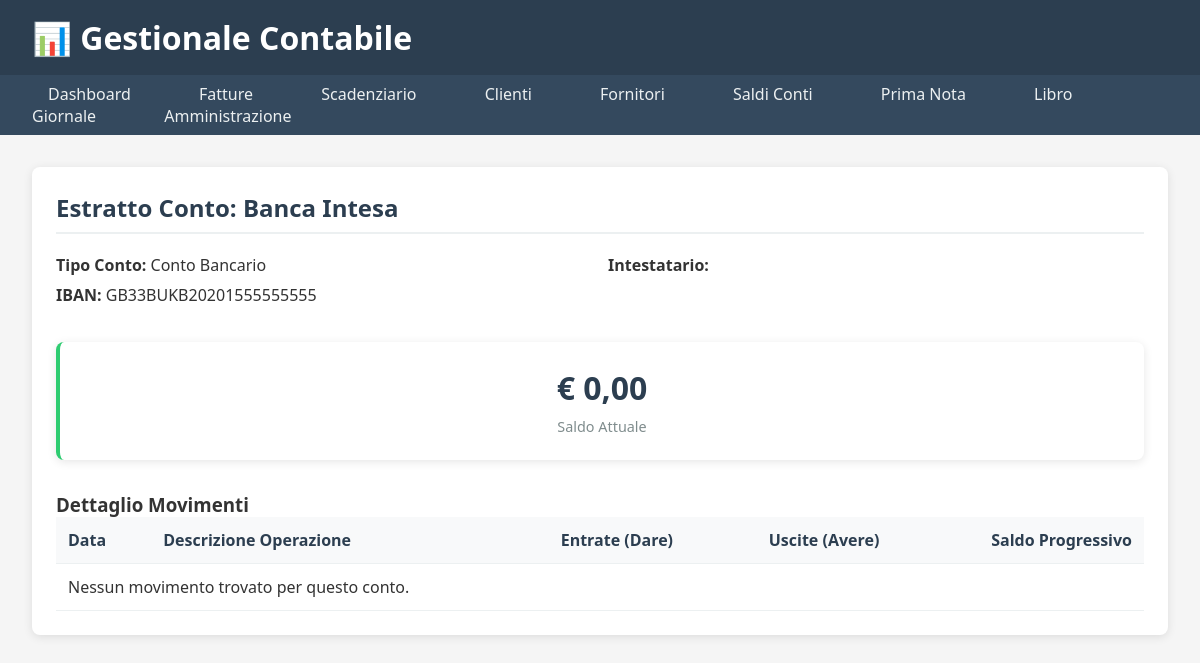
Page /tesoreria/estratto-conto/2/ on the earlier database version.
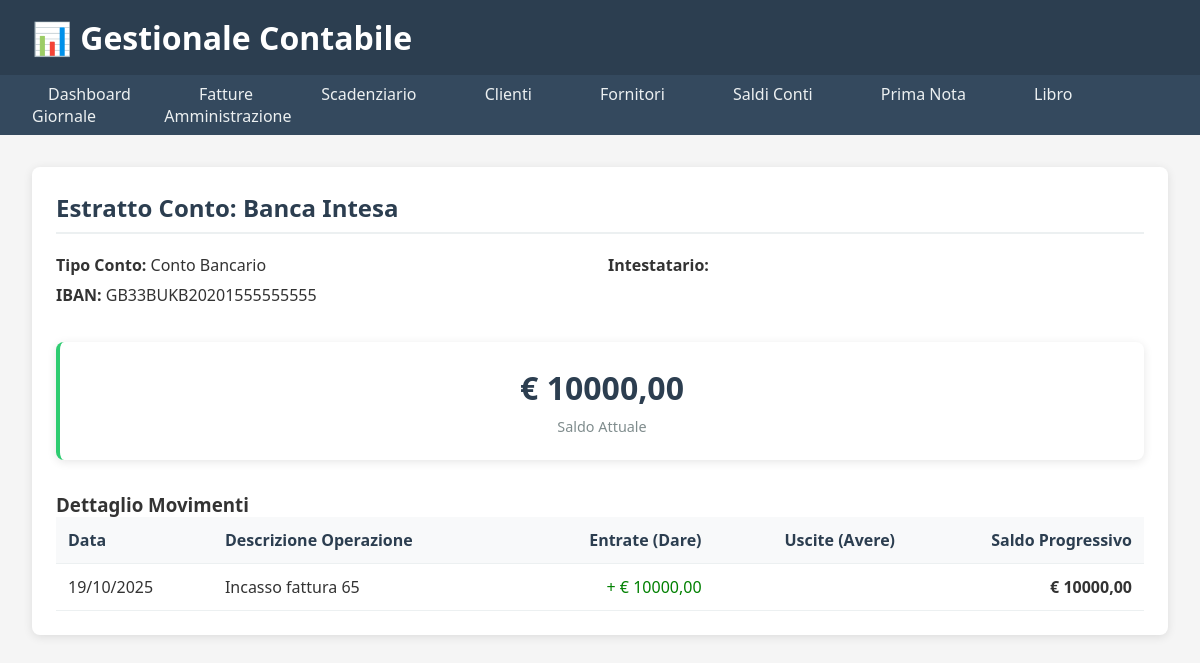
Same page on the later database version.
### tesoreria/models.py (models this page shows, shortened)
class ContoBancario(models.Model):
    TIPO_CONTO = [
        ('bancario', 'Conto Bancario'),
        ('cassa', 'Cassa'),
        ('paypal', 'PayPal/Conto Online'),
        ('altro', 'Altro'),
    ]
    nome = models.CharField(
        max_length=100,
        verbose_name="Nome Conto",
        help_text="Nome identificativo del conto (es: Banca Intesa Conto Corrente)"
    )
    tipo_conto = models.CharField(
        max_length=10,
        choices=TIPO_CONTO,
        default='bancario',
        verbose_name="Tipo Conto"
    )
    intestatario = models.CharField(
        max_length=200,
        verbose_name="Intestatario",
        blank=True
    )
    iban = models.CharField(
        max_length=27,
        verbose_name="IBAN",
        blank=True,
        validators=[RegexValidator(
            regex=r'^[A-Z]{2}\d{2}[A-Z0-9]{1,30}$',
            message='Inserire un IBAN valido'
        )]
    )
    nome_banca = models.CharField(
        max_length=100,
        verbose_name="Nome Banca",
        blank=True
    )
    conto_contabile = models.ForeignKey(
        PianoDeiConti,
        on_delete=models.PROTECT,
        verbose_name="Conto Contabile Associato",
        null=True, blank=True, # Rendilo opzionale per ora
        limit_choices_to={'codice__startswith': '1.1.0'} # Mostra solo conti di liquidità (Cassa, Banche)
    )
    attivo = models.BooleanField(
        default=True,
        verbose_name="Conto Attivo",
        help_text="Se deselezionato, il conto non sarà più utilizzabile per nuovi movimenti"
    )
    @property
    def saldo(self):
        movimenti = MovimentoContabile.objects.filter(conto_tesoreria=self)
        dare = movimenti.filter(tipo_movimento='dare').aggregate(tot=Sum('importo'))['tot'] or Decimal('0.00')
        avere = movimenti.filter(tipo_movimento='avere').aggregate(tot=Sum('importo'))['tot'] or Decimal('0.00')
        return dare - avere
    class Meta:
        verbose_name = "Conto Bancario"
        verbose_name_plural = "Conti Bancari"
        ordering = ['tipo_conto', 'nome']

### contabilita/models.py (models this page shows, shortened)
class MovimentoContabile(models.Model):
    registrazione = models.ForeignKey(
        RegistrazioneContabile,
        on_delete=models.CASCADE,
        related_name='movimenti',
        verbose_name="Registrazione"
    )
    conto = models.ForeignKey(
        PianoDeiConti,
        on_delete=models.PROTECT,
        verbose_name="Conto",
        help_text="Conto interessato dal movimento"
    )
    conto_tesoreria = models.ForeignKey(
        'tesoreria.ContoBancario',
        on_delete=models.SET_NULL,
        null=True, blank=True,
        verbose_name="Conto Tesoreria Specifico",
        help_text="Il conto di tesoreria specifico (es. Banca Intesa) movimentato."
    )
    TIPO_MOVIMENTO = [
        ('dare', 'Dare'),
        ('avere', 'Avere'),
    ]
    tipo_movimento = models.CharField(
        max_length=5,
        choices=TIPO_MOVIMENTO,
        verbose_name="Tipo Movimento"
    )
    importo = models.DecimalField(
        max_digits=10,
        decimal_places=2,
        verbose_name="Importo",
        validators=[MinValueValidator(Decimal('0.01'))]
    )
    note = models.TextField(
        blank=True,
        verbose_name="Note Movimento",
        help_text="Note specifiche per questo movimento"
    )
    class Meta:
        verbose_name = "Movimento Contabile"
        verbose_name_plural = "Movimenti Contabili"
        ordering = ['registrazione', 'tipo_movimento']

class RegistrazioneContabile(models.Model):
    data_registrazione = models.DateField(
        verbose_name="Data Registrazione",
        help_text="Data della operazione contabile"
    )
    descrizione = models.TextField(
        verbose_name="Descrizione Operazione",
        help_text="Descrizione dettagliata dell'operazione"
    )
    METODO_PAGAMENTO = [
        ('bonifico', 'Bonifico Bancario'),
        ('assegno', 'Assegno'),
        ('contanti', 'Contanti'),
        ('altro', 'Altro'),
    ]
    metodo_pagamento = models.CharField(
        max_length=10,
        choices=METODO_PAGAMENTO,
        default='bonifico',
        verbose_name="Metodo di Pagamento"
    )
    riferimento = models.CharField(
        max_length=50,
        blank=True,
        verbose_name="Riferimento Documento",
        help_text="Numero fattura, bolletta, etc."
    )
    STATO_REGISTRAZIONE = [
        ('bozza', 'Bozza'),
        ('registrata', 'Registrata'),
        ('stornata', 'Stornata'),
    ]
    stato = models.CharField(
        max_length=10,
        choices=STATO_REGISTRAZIONE,
        default='bozza',
        verbose_name="Stato Registrazione"
    )
    created_at = models.DateTimeField(auto_now_add=True)
    updated_at = models.DateTimeField(auto_now=True)
    def totale_registrazione(self):
        """Calcola il totale della registrazione (somma dei movimenti in Dare)."""
        return sum(mov.importo for mov in self.movimenti.filter(tipo_movimento='dare'))
    totale_registrazione.short_description = "Totale"
    totale_registrazione.admin_order_field = 'movimenti__importo' # Permette un ordinamento approssimativo
    class Meta:
        verbose_name = "Registrazione Contabile"
        verbose_name_plural = "Registrazioni Contabili"
        ordering = ['-data_registrazione', '-created_at']

### tesoreria/views.py (the view)
# urls.py: path('estratto-conto/<int:pk>/', views.estratto_conto, name='estratto_conto'),
def estratto_conto(request, pk):
    conto = get_object_or_404(ContoBancario, pk=pk)
    movimenti_con_saldo = []
    movimenti = MovimentoContabile.objects.filter(
        conto_tesoreria=conto
    ).select_related('registrazione').order_by('registrazione__data_registrazione', 'registrazione__id')
    saldo_progressivo = Decimal('0.00')
    for mov in movimenti:
        if mov.tipo_movimento == 'dare':
            saldo_progressivo += mov.importo
        else: # avere
            saldo_progressivo -= mov.importo
        movimenti_con_saldo.append({
            'movimento': mov,
            'saldo_progressivo': saldo_progressivo
        })
    context = {
        'conto': conto,
        'movimenti': movimenti_con_saldo,
        'titolo_pagina': f"Estratto Conto: {conto.nome}"
    }
    return render(request, 'tesoreria/estratto_conto.html', context)

### templates/tesoreria/estratto_conto.html (shortened to what this page needs)
{% extends "base.html" %} {% block content %}
<div class="section">
  <h2>{{ titolo_pagina }}</h2>
  <div class="anagrafica-grid" style="margin-bottom: 2rem">
    <div class="anagrafica-col">
      <div><strong>Tipo Conto:</strong> {{ conto.get_tipo_conto_display }}</div>
      {% if conto.iban %}
      <div><strong>IBAN:</strong> {{ conto.iban }}</div>
      {% endif %}
    </div>
    <div class="anagrafica-col">
      <div><strong>Intestatario:</strong> {{ conto.intestatario }}</div>
    </div>
  </div>
  <div class="kpi-grid" style="grid-template-columns: 1fr; margin-bottom: 2rem">
    <div
      class="kpi-card {% if conto.saldo >= 0 %}success{% else %}alert{% endif %}"
    >
      <div class="kpi-value">€ {{ conto.saldo|floatformat:2 }}</div>
      <div class="kpi-label">Saldo Attuale</div>
    </div>
  </div>
  <h3>Dettaglio Movimenti</h3>
  <table class="table">
    <thead>
      <tr>
        <th>Data</th>
        <th>Descrizione Operazione</th>
        <th style="text-align: right">Entrate (Dare)</th>
        <th style="text-align: right">Uscite (Avere)</th>
        <th style="text-align: right">Saldo Progressivo</th>
      </tr>
    </thead>
    <tbody>
      {% for item in movimenti %}
      <tr>
        <td>
          {{ item.movimento.registrazione.data_registrazione|date:"d/m/Y" }}
        </td>
        <td>
          {{ item.movimento.registrazione.descrizione }}
        </td>
        <td style="text-align: right; color: green">
          {% if item.movimento.tipo_movimento == 'dare' %} + € {{ item.movimento.importo|floatformat:2 }} {% endif %}
        </td>
        <td style="text-align: right; color: red">
        </td>
        <td style="text-align: right; font-weight: bold">
          € {{ item.saldo_progressivo|floatformat:2 }}
        </td>
      </tr>
      {% empty %}
      <tr>
        <td colspan="5">Nessun movimento trovato per questo conto.</td>
      </tr>
      {% endfor %}
    </tbody>
  </table>
</div>
{% endblock %}

Differences in the rows shown:
computed for ContoBancario "Conto Bancario": saldo "0,00" → "10000,00"
added MovimentoContabile: movimento.registrazione.data_registrazione "19/10/2025", movimento.registrazione.descrizione "Incasso fattura 65", movimento.importo "10000,00", saldo_progressivo "10000,00"
Other differences:
text no longer shown: "Nessun movimento trovato per questo conto."
